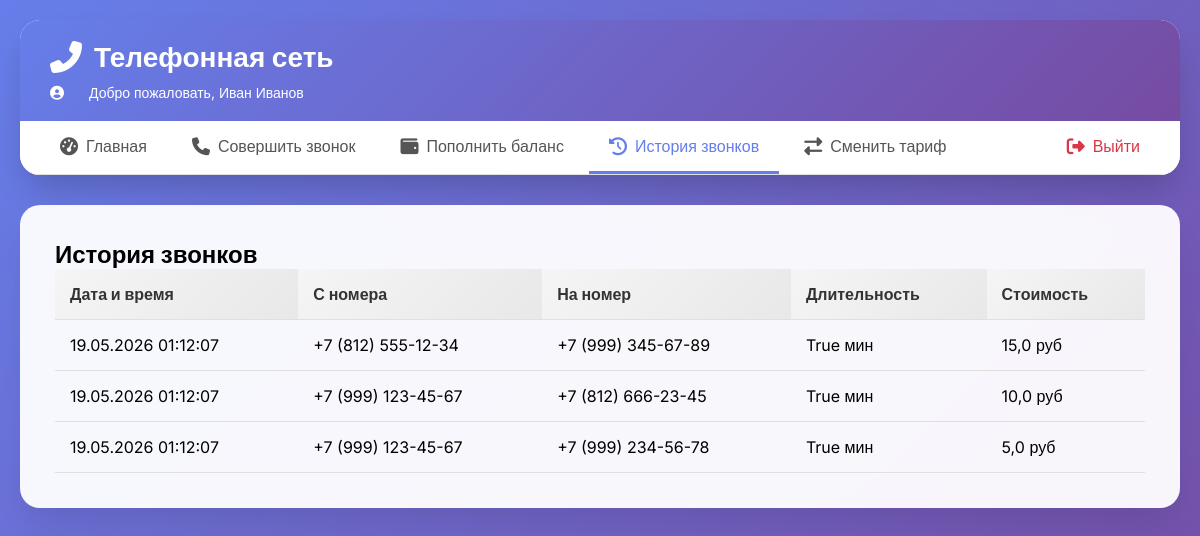
Page /history/ (signed in) on the earlier database version.
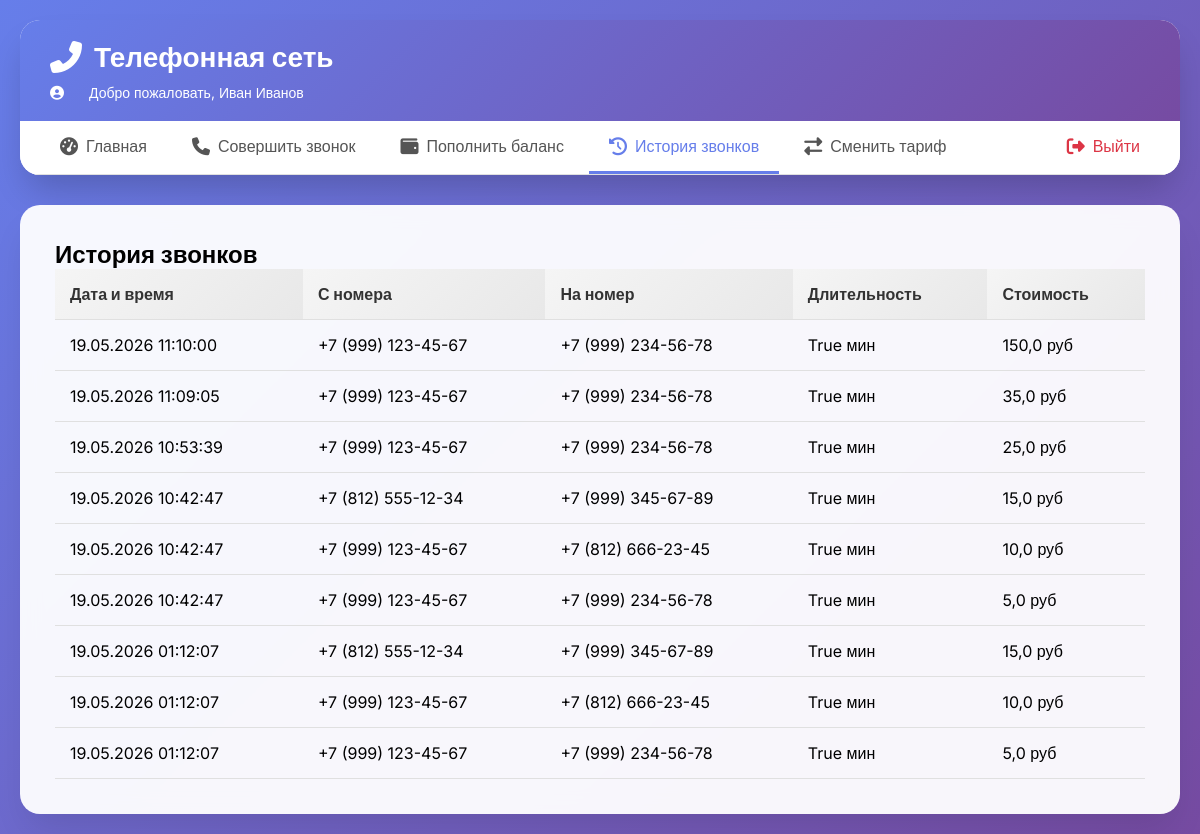
Same page on the later database version.
### billing/models.py (models this page shows, shortened)
class Client(models.Model):
    name = models.CharField(max_length=100)
    balance = models.FloatField(default=0.0)
    tariff = models.ForeignKey(Tariff, on_delete=models.SET_NULL, null=True)
    username = models.CharField(max_length=50, unique=True, default='user')
    password = models.CharField(max_length=128, default='password')
    is_admin = models.BooleanField(default=False)
    class Meta:
        db_table = 'clients'

class Call(models.Model):
    start_time = models.DateTimeField(auto_now_add=True)
    duration_sec = models.IntegerField()
    cost = models.FloatField(default=0.0)
    from_device = models.ForeignKey(
        Device, on_delete=models.CASCADE, related_name='outgoing_calls')
    to_device = models.ForeignKey(
        Device, on_delete=models.CASCADE, related_name='incoming_calls')
    class Meta:
        db_table = 'calls'

class Device(models.Model):
    DEVICE_TYPES = [
        ('mobile', 'Мобильный'),
        ('home', 'Домашний'),
    ]
    phone_number = models.CharField(max_length=20, unique=True)
    device_type = models.CharField(max_length=10, choices=DEVICE_TYPES)
    client = models.ForeignKey(
        Client, on_delete=models.CASCADE, related_name='devices')
    class Meta:
        db_table = 'devices'

### billing/views.py (the view)
# urls.py: path('history/', views.call_history, name='history'),
def call_history(request):
    if 'client_id' not in request.session:
        return redirect('login')
    client = Client.objects.get(id=request.session['client_id'])
    device_ids = client.devices.values_list('id', flat=True)
    calls = Call.objects.filter(from_device_id__in=device_ids).order_by('-start_time')
    return render(request, 'billing/call_history.html', {
        'calls': calls,
        'client_name': client.name,
    })

### billing/templates/billing/call_history.html
{% extends 'billing/base.html' %} {% block content %}
<h2>История звонков</h2>
{% if calls %}
<table>
  <thead>
    <tr>
      <th>Дата и время</th>
      <th>С номера</th>
      <th>На номер</th>
      <th>Длительность</th>
      <th>Стоимость</th>
    </tr>
  </thead>
  <tbody>
    {% for call in calls %}
    <tr>
      <td>{{ call.start_time|date:"d.m.Y H:i:s" }}</td>
      <td>{{ call.from_device.phone_number }}</td>
      <td>{{ call.to_device.phone_number }}</td>
      <td>{{ call.duration_sec|divisibleby:60 }} мин</td>
      <td>{{ call.cost }} руб</td>
    </tr>
    {% endfor %}
  </tbody>
</table>
{% else %}
<p>Звонков пока нет</p>
{% endif %} {% endblock %}

### billing/templates/billing/base.html (shortened to what this page needs)
<!doctype html>
<html lang="ru">
  <head>
    <link
      rel="stylesheet"
      href="https://cdnjs.cloudflare.com/ajax/libs/font-awesome/6.4.0/css/all.min.css"
    />
  </head>
  <body>
    <div class="container">
      <div class="header">
        <div class="header-top">
          <h1>
            <i class="fas fa-phone-alt"></i>
            Телефонная сеть
          </h1>
          {% if request.session.client_id %}
          <div class="user-info">
            <i class="fas fa-user-circle"></i>
            <span
              >Добро пожаловать, {{ client_name|default:"Пользователь" }}</span
            >
          </div>
          {% endif %}
        </div>
        {% if request.session.client_id %}
        <div class="nav-menu">
          <a
            href="{% url 'dashboard' %}"
            class="{% if request.resolver_match.url_name == 'dashboard' %}active{% endif %}"
          >
            <i class="fas fa-tachometer-alt"></i> Главная
          </a>
          <a
            href="{% url 'make_call' %}"
            class="{% if request.resolver_match.url_name == 'make_call' %}active{% endif %}"
          >
            <i class="fas fa-phone"></i> Совершить звонок
          </a>
          <a
            href="{% url 'topup' %}"
            class="{% if request.resolver_match.url_name == 'topup' %}active{% endif %}"
          >
            <i class="fas fa-wallet"></i> Пополнить баланс
          </a>
          <a
            href="{% url 'history' %}"
            class="{% if request.resolver_match.url_name == 'history' %}active{% endif %}"
          >
            <i class="fas fa-history"></i> История звонков
          </a>
          <a
            href="{% url 'change_tariff' %}"
            class="{% if request.resolver_match.url_name == 'change_tariff' %}active{% endif %}"
          >
            <i class="fas fa-exchange-alt"></i> Сменить тариф
          </a>
          <a href="{% url 'logout' %}" class="logout-link">
            <i class="fas fa-sign-out-alt"></i> Выйти
          </a>
        </div>
        {% endif %}
      </div>
      <div class="content">{% block content %}{% endblock %}</div>
    </div>
  </body>
</html>

### billing/templates/billing/base.html (style rules this page uses)
* { margin: 0; padding: 0; box-sizing: border-box; }
body { font-family: "Inter", sans-serif; background: linear-gradient(135deg, #667eea 0%, #764ba2 100%); min-height: 100vh; }
.container { max-width: 1400px; margin: 0 auto; padding: 20px; }
.header { background: rgba(255, 255, 255, 0.95); backdrop-filter: blur(10px); border-radius: 20px; padding: 0; margin-bottom: 30px; box-shadow: 0 20px 35px -8px rgba(0, 0, 0, 0.2); overflow: hidden; }
.header-top { background: linear-gradient(135deg, #667eea 0%, #764ba2 100%); padding: 20px 30px; color: white; }
.header-top h1 { font-size: 28px; font-weight: 700; display: flex; align-items: center; gap: 12px; }
.header-top h1 i { font-size: 32px; }
.user-info { display: flex; align-items: center; gap: 20px; margin-top: 10px; font-size: 14px; }
.user-info i { margin-right: 5px; }
.nav-menu { background: white; padding: 0 20px; border-bottom: 1px solid #e0e0e0; display: flex; flex-wrap: wrap; gap: 5px; }
.nav-menu a { display: inline-flex; align-items: center; gap: 8px; padding: 15px 20px; text-decoration: none; color: #555; font-weight: 500; transition: all 0.3s; border-bottom: 3px solid transparent; position: relative; }
.nav-menu a i { font-size: 18px; }
.nav-menu a.active { color: #667eea; border-bottom-color: #667eea; }
.logout-link { margin-left: auto; color: #dc3545 !important; }
.content { background: rgba(255, 255, 255, 0.95); backdrop-filter: blur(10px); border-radius: 20px; padding: 35px; box-shadow: 0 20px 35px -8px rgba(0, 0, 0, 0.1); }
table { width: 100%; border-collapse: collapse; }
th, td { padding: 15px; text-align: left; border-bottom: 1px solid #e0e0e0; }
th { background: linear-gradient(135deg, #f5f5f5 0%, #e8e8e8 100%); font-weight: 700; color: #333; }

Differences in the rows shown:
added Call: start_time "19.05.2026 11:10:00", from_device.phone_number "+7 (999) 123-45-67", to_device.phone_number "+7 (999) 234-56-78", duration_sec|divisibleby "True", cost "150,0"
added Call: start_time "19.05.2026 11:09:05", from_device.phone_number "+7 (999) 123-45-67", to_device.phone_number "+7 (999) 234-56-78", duration_sec|divisibleby "True", cost "35,0"
added Call: start_time "19.05.2026 10:53:39", from_device.phone_number "+7 (999) 123-45-67", to_device.phone_number "+7 (999) 234-56-78", duration_sec|divisibleby "True", cost "25,0"
added Call: start_time "19.05.2026 10:42:47", from_device.phone_number "+7 (812) 555-12-34", to_device.phone_number "+7 (999) 345-67-89", duration_sec|divisibleby "True", cost "15,0"
added Call: start_time "19.05.2026 10:42:47", from_device.phone_number "+7 (999) 123-45-67", to_device.phone_number "+7 (812) 666-23-45", duration_sec|divisibleby "True", cost "10,0"
added Call: start_time "19.05.2026 10:42:47", from_device.phone_number "+7 (999) 123-45-67", to_device.phone_number "+7 (999) 234-56-78", duration_sec|divisibleby "True", cost "5,0"
